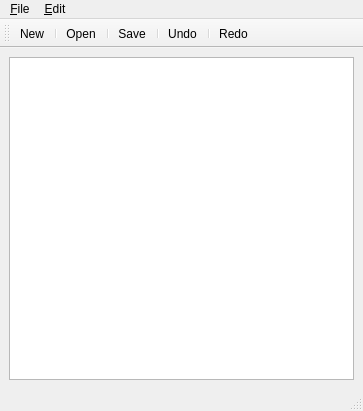
<?xml version="1.0" encoding="UTF-8"?>
<ui version="4.0">
 <class>MainWindow</class>
 <widget class="QMainWindow" name="MainWindow">
  <property name="geometry">
   <rect>
    <x>0</x>
    <y>0</y>
    <width>363</width>
    <height>411</height>
   </rect>
  </property>
  <property name="windowTitle">
   <string>MyNotepad</string>
  </property>
  <property name="windowIcon">
   <iconset resource="resources.qrc">
    <normaloff>:/images/images/new.svg</normaloff>:/images/images/new.svg</iconset>
  </property>
  <property name="iconSize">
   <size>
    <width>18</width>
    <height>18</height>
   </size>
  </property>
  <widget class="QWidget" name="centralwidget">
   <property name="sizePolicy">
    <sizepolicy hsizetype="Expanding" vsizetype="Expanding">
     <horstretch>0</horstretch>
     <verstretch>0</verstretch>
    </sizepolicy>
   </property>
   <layout class="QVBoxLayout" name="verticalLayout_2">
    <item>
     <layout class="QVBoxLayout" name="verticalLayout">
      <item>
       <widget class="QTextEdit" name="textEdit"/>
      </item>
     </layout>
    </item>
   </layout>
  </widget>
  <widget class="QMenuBar" name="menubar">
   <property name="geometry">
    <rect>
     <x>0</x>
     <y>0</y>
     <width>363</width>
     <height>21</height>
    </rect>
   </property>
   <widget class="QMenu" name="menuFile">
    <property name="title">
     <string>&amp;File</string>
    </property>
    <addaction name="actionNew"/>
    <addaction name="actionOpen"/>
    <addaction name="actionSave"/>
    <addaction name="actionSaveAs"/>
    <addaction name="actionUndo"/>
    <addaction name="actionRedo"/>
    <addaction name="actionExit"/>
   </widget>
   <widget class="QMenu" name="menuEdit">
    <property name="title">
     <string>&amp;Edit</string>
    </property>
    <addaction name="actionInsertText"/>
   </widget>
   <addaction name="menuFile"/>
   <addaction name="menuEdit"/>
  </widget>
  <widget class="QToolBar" name="fileToolBar">
   <property name="windowTitle">
    <string>File Toolbar</string>
   </property>
   <attribute name="toolBarArea">
    <enum>TopToolBarArea</enum>
   </attribute>
   <attribute name="toolBarBreak">
    <bool>false</bool>
   </attribute>
   <addaction name="actionNew"/>
   <addaction name="separator"/>
   <addaction name="actionOpen"/>
   <addaction name="separator"/>
   <addaction name="actionSave"/>
   <addaction name="separator"/>
   <addaction name="actionUndo"/>
   <addaction name="separator"/>
   <addaction name="actionRedo"/>
  </widget>
  <widget class="QStatusBar" name="statusBar"/>
  <action name="actionNew">
   <property name="icon">
    <iconset theme="QIcon::ThemeIcon::DocumentNew"/>
   </property>
   <property name="text">
    <string>New</string>
   </property>
   <property name="toolTip">
    <string>Create a new file</string>
   </property>
   <property name="shortcut">
    <string>Ctrl+N</string>
   </property>
  </action>
  <action name="actionOpen">
   <property name="icon">
    <iconset theme="QIcon::ThemeIcon::DocumentOpen"/>
   </property>
   <property name="text">
    <string>Open</string>
   </property>
   <property name="toolTip">
    <string>Open an existing file</string>
   </property>
   <property name="shortcut">
    <string>Ctrl+O</string>
   </property>
  </action>
  <action name="actionSave">
   <property name="icon">
    <iconset theme="QIcon::ThemeIcon::DocumentSave"/>
   </property>
   <property name="text">
    <string>Save</string>
   </property>
   <property name="toolTip">
    <string>Save the current file</string>
   </property>
   <property name="shortcut">
    <string>Ctrl+S</string>
   </property>
  </action>
  <action name="actionSaveAs">
   <property name="icon">
    <iconset theme="QIcon::ThemeIcon::DocumentSaveAs"/>
   </property>
   <property name="text">
    <string>SaveAs</string>
   </property>
   <property name="toolTip">
    <string>Save the file with a new name</string>
   </property>
  </action>
  <action name="actionExit">
   <property name="text">
    <string>Exit</string>
   </property>
   <property name="toolTip">
    <string>Exit the application</string>
   </property>
   <property name="shortcut">
    <string>Ctrl+Q</string>
   </property>
  </action>
  <action name="actionInsertText">
   <property name="icon">
    <iconset theme="QIcon::ThemeIcon::MailMessageNew"/>
   </property>
   <property name="text">
    <string>InsertText</string>
   </property>
   <property name="toolTip">
    <string>Insert text int the document</string>
   </property>
  </action>
  <action name="actionRedo">
   <property name="icon">
    <iconset theme="QIcon::ThemeIcon::EditRedo"/>
   </property>
   <property name="text">
    <string>Redo</string>
   </property>
   <property name="shortcut">
    <string>Ctrl+Y</string>
   </property>
  </action>
  <action name="actionUndo">
   <property name="icon">
    <iconset theme="QIcon::ThemeIcon::EditUndo"/>
   </property>
   <property name="text">
    <string>Undo</string>
   </property>
   <property name="shortcut">
    <string>Ctrl+Z</string>
   </property>
  </action>
 </widget>
 <resources>
  <include location="resources.qrc"/>
 </resources>
 <connections/>
</ui>
